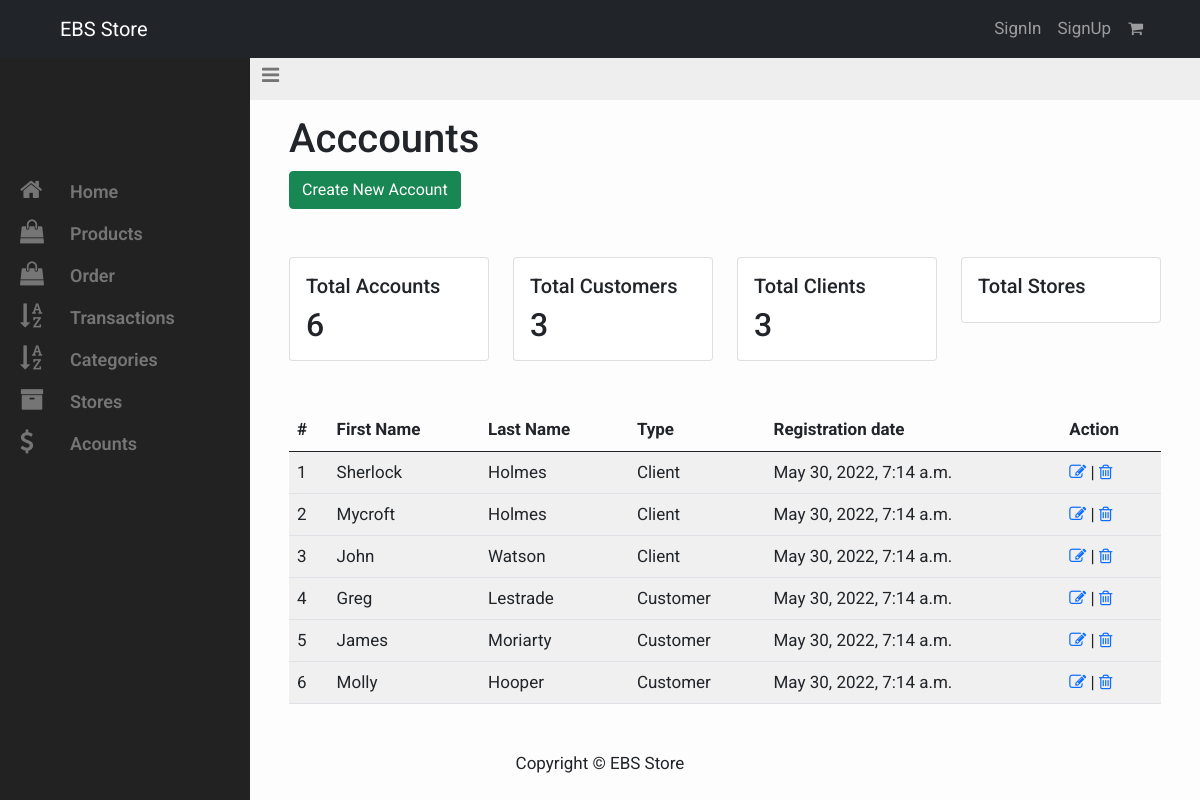
Page /admin-users-add on the earlier database version.
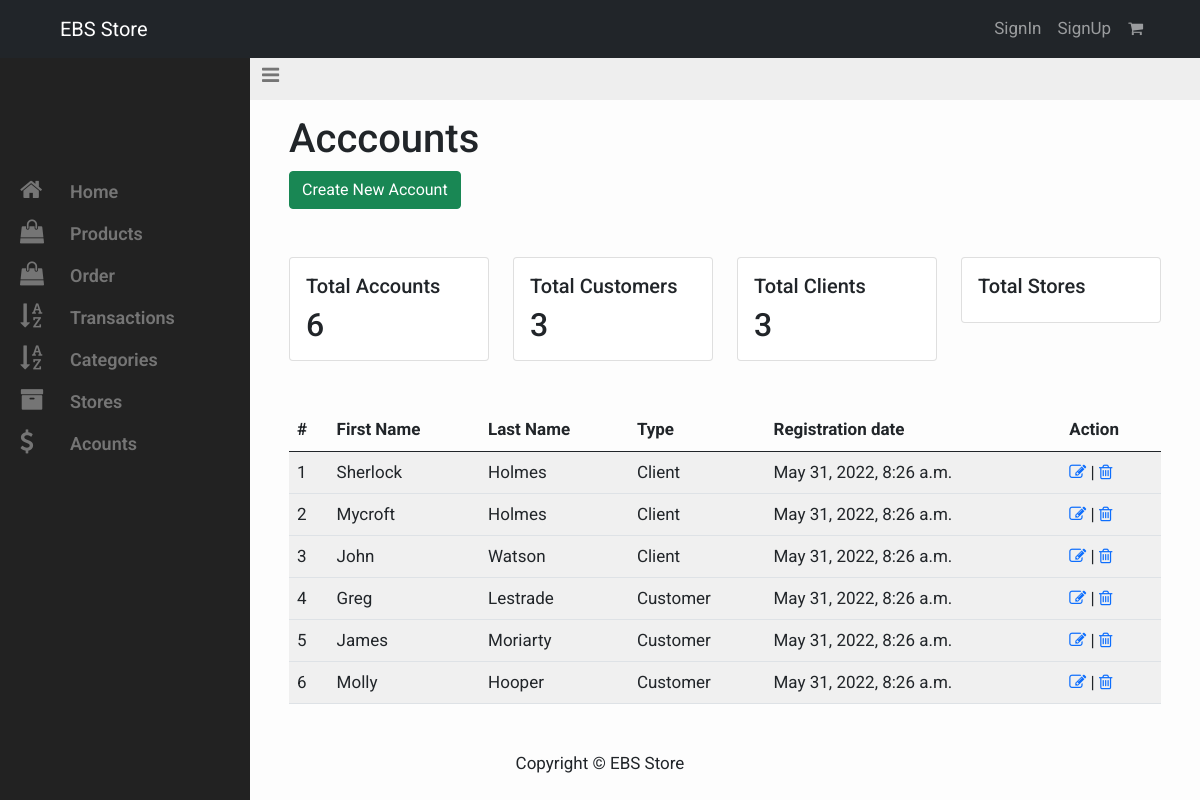
Same page on the later database version.
### account/models.py (models this page shows, shortened)
class UserAccount(AbstractBaseUser):
    username = models.CharField(max_length=255, unique=True)
    first_name=models.CharField(max_length=255)
    last_name=models.CharField(max_length=255)
    email = models.EmailField(max_length=255, unique=True)
    is_superuser = models.BooleanField(default=False)
    is_admin = models.BooleanField('Is Admin', default=False)
    is_staff = models.BooleanField(default=False)
    is_customer = models.BooleanField(default=True)
    is_client = models.BooleanField(default = False)
    user_type = models.PositiveIntegerField(choices=CHOICES, default=1)
    created_at = models.DateTimeField(auto_now_add=True)
    objects = UserAccountManager()
    USERNAME_FIELD = 'username'
    REQUIRED_FIELDS = ['first_name', 'last_name', 'email']

### store/views.py (the view)
# urls.py: path('admin-users-add', views.admin_user_add_view, name="admin_users_add"),
def admin_user_add_view(request):
    customers =  User.objects.filter(user_type = 1)
    clients =  User.objects.filter(user_type = 0)
    users =  User.objects.all()
    total_customers = customers.count()
    total_clients = clients.count()
    total_users = users.count()
    context = {
        'customers': customers, 'total_customers': total_customers,
        'clients': clients, 'total_clients': total_clients,
        'users': users, 'total_users': total_users,
        }
    return render(request, 'dashboard/accounts/admin_user_view.html', context)

### cart/cart.py (called while the page is built)
    def total_items(self):
        return len(self.cart)

### cart/context_processor.py (called while the page is built)
def cart(request):
    return {'cart': Cart(request)}

### templates/dashboard/accounts/admin_user_view.html (shortened to what this page needs)
{% extends "../admin_dashboard.html" %}
{%block dashboard_content%}
    <h1>Acccounts</h1>
    <a href="{%url 'admin_store_add_view'%}" class="btn btn-success"> Create New Account </a>
    <div class="row my-5">
            <div class="col-sm-3">
                <div class="card">
                    <div class="card-body">
                        <h5 class="card-title">Total Accounts</h5>
                        <h2 class="card-text">{{total_users}}</h2>
                    </div>
                </div>
            </div>
            <div class="col-sm-3">
                <div class="card">
                    <div class="card-body">
                        <h5 class="card-title">Total Customers</h5>
                        <h2 class="card-text">{{total_customers}}</h2>
                    </div>
                </div>
            </div>
            <div class="col-sm-3">
                <div class="card">
                    <div class="card-body">
                        <h5 class="card-title">Total Clients </h5>
                        <h2 class="card-text">{{total_clients}}</h2>
                    </div>
                </div>
            </div>
            <div class="col-sm-3">
                <div class="card">
                    <div class="card-body">
                        <h5 class="card-title">Total Stores </h5>
                    </div>
                </div>
            </div>
          </div >
    {% if users %}
     <table class="table table-striped table-hover">
        <thead>
          <th>#</th>
          <th>First Name</th>
          <th>Last Name</th>
          <th>Type</th>
          <th>Registration date</th>
          <th>Action</th>
        </thead>
        <tbody>
      {% for store in users %}
          <tr>
            <td> {{store.id}}</td>
            <td>{{store.first_name}}</td>
            <td>{{store.last_name}}</td>
            <td>
              {% if store.user_type == 0 %}
                  Client
              {% else %}
                    Customer
              {% endif %}
            </td>
           <td>{{store.created_at}}</td>
            <td><a href="{% url 'admin_edit_store' store.id %}"> <i class="fa fa-edit"></i></a> |
              <a href="{% url 'admin_delete_store' store.id %}"><i class="fa fa-trash-o"></i></a></td>
            <tr>
          {% endfor %}
          </tbody>
      </table>
    {%else %}
          <p>No product added</p>
      {%endif%}
{%endblock%}

Differences in the rows shown:
changed UserAccount "Sherlock": created_at "May 30, 2022, 7:14 a.m." → "May 31, 2022, 8:26 a.m."
changed UserAccount "Mycroft": created_at "May 30, 2022, 7:14 a.m." → "May 31, 2022, 8:26 a.m."
changed UserAccount "John": created_at "May 30, 2022, 7:14 a.m." → "May 31, 2022, 8:26 a.m."
changed UserAccount "Greg": created_at "May 30, 2022, 7:14 a.m." → "May 31, 2022, 8:26 a.m."
changed UserAccount "James": created_at "May 30, 2022, 7:14 a.m." → "May 31, 2022, 8:26 a.m."
changed UserAccount "Molly": created_at "May 30, 2022, 7:14 a.m." → "May 31, 2022, 8:26 a.m."
